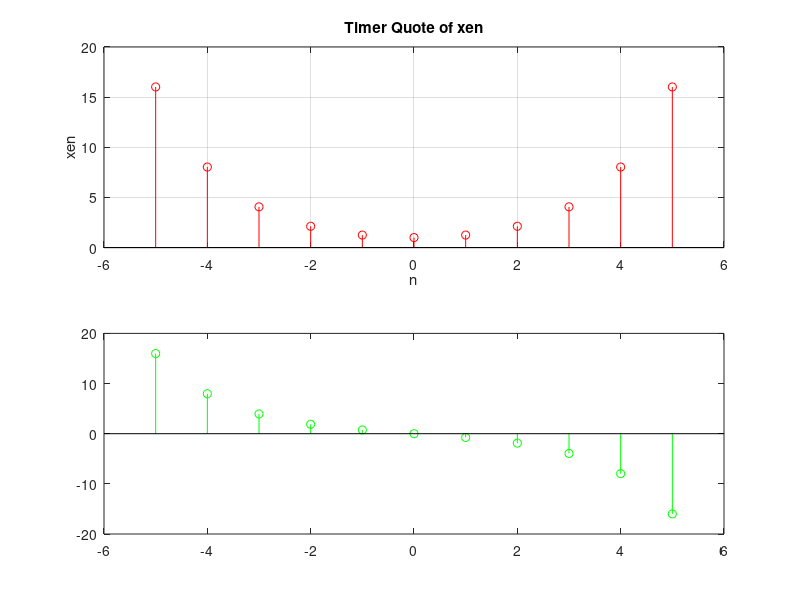

Write MATLAB code to recreate this figure. (Note: this script raises an error after producing the figure.)
%Conjugate function analysis
clear;

n=-5:5;
a=0.5;
xen=a*[a.^n+a.^(-n)];
xon=a*[a.^n-a.^(-n)];

subplot(2,1,1);
stem(n,xen,'r');
title('Timer Quote of xen');
xlabel('n');
ylabel('xen');
grid on;

subplot(2,1,2);
stem(n,xon,'g');
title('Timer Quote of xon'+date);
xlabel('n');
ylabel('xon');
grid on;
